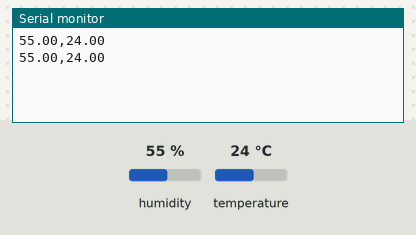
This sketch was run on a simulated Arduino Uno, built with avr-gcc and run on an emulated ATmega328P. Shown: the last lines printed to the serial monitor. The test bench sets the inputs (shaded band); at power-on: humidity 55 %, temperature 24 °C.

Above: at 10.8 s.
10.9 s: humidity set to 22 %
At 20.4 s:
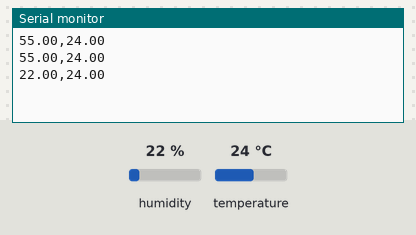
20.9 s: temperature set to 12 °C
At 30.7 s:
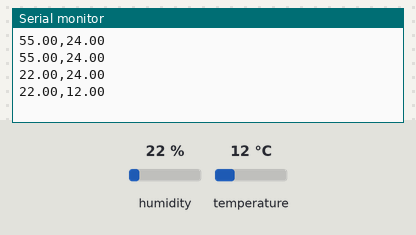
30.9 s: humidity set to 40 %
At 41.0 s:
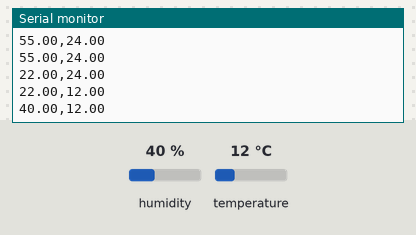
Timing chart, 0 to 42.5 s (numbered marks = the images above; inputs shaded):
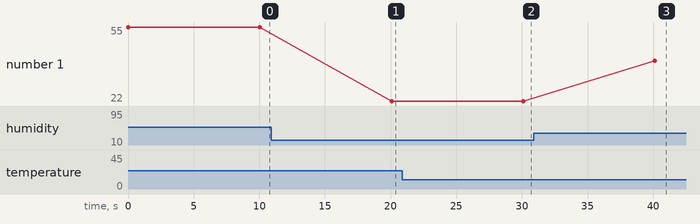

Measured:
- after the input at 10.9 s, the serial monitor: prints a new line after 9.2 s (image 1)
- after the input at 20.9 s, the serial monitor: prints a new line after 9.2 s (image 2)
- after the input at 30.9 s, the serial monitor: prints a new line after 9.2 s (image 3)
- plotted number 1: 55 → 22 after the input at 10.9 s, 22 → 40 after the input at 30.9 s

The sketch:

DHTtester_Boxzard.ino
```cpp
#include "DHT.h"

#define DHTPIN 4 // pino que estamos conectado
#define DHTTYPE DHT11  //DHT 11

DHT dht(DHTPIN, DHTTYPE);

void setup()
{
  Serial.begin(9600);
  dht.begin();
}

void loop()
{
  float h = dht.readHumidity();
  float temp = dht.readTemperature();

  Serial.print(h);
  Serial.print(',');
  Serial.println(temp);

  delay(10000);
}
```
